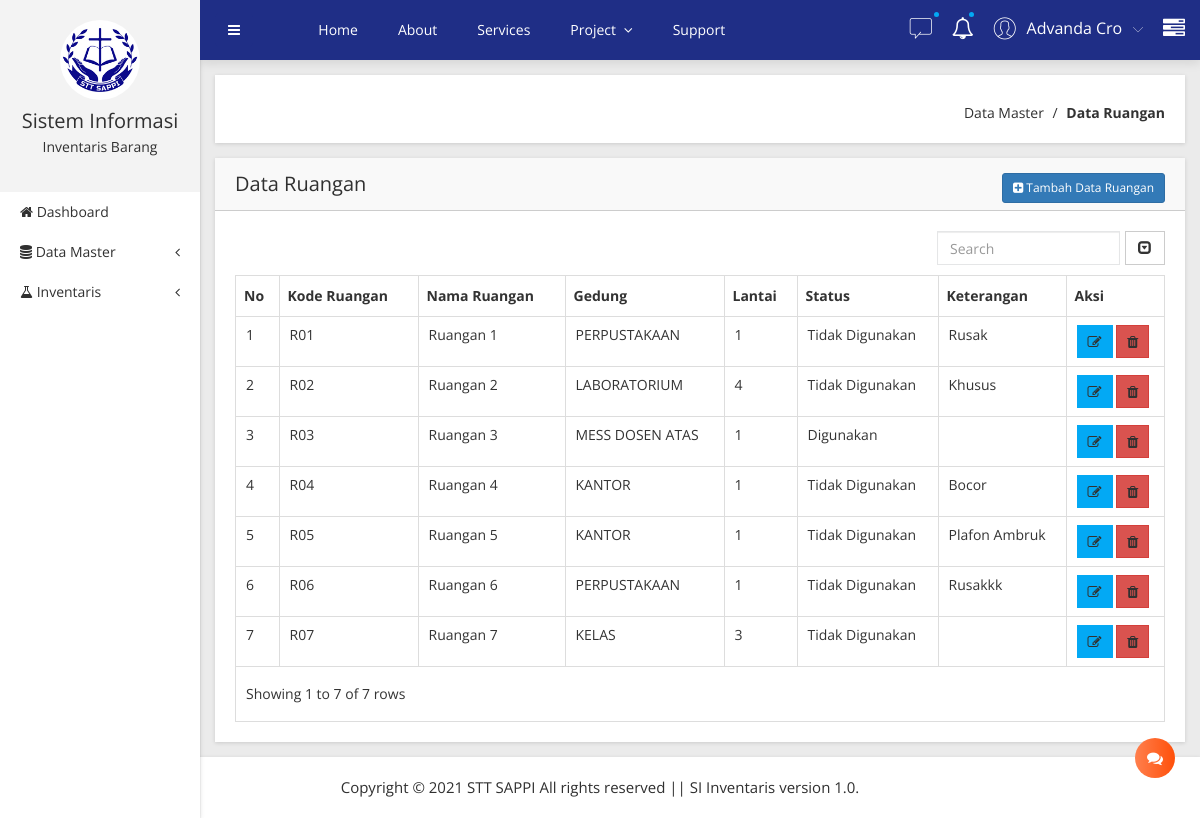
Screenshot of /index.php/ruangan with the database file from the repository.
### tables this page shows
CREATE TABLE `ruangan` (
  `kode_ruangan` varchar(6) NOT NULL,
  `nama_ruangan` varchar(50) NOT NULL,
  `kode_gedung` varchar(6) NOT NULL,
  `lantai` int(3) NOT NULL,
  `status` int(1) NOT NULL,
  `keterangan` varchar(50) DEFAULT NULL
);

CREATE TABLE `gedung` (
  `kode_gedung` varchar(6) NOT NULL,
  `nama_gedung` varchar(50) NOT NULL,
  `jml_ruangan` int(1) NOT NULL,
  `jml_lantai` int(1) NOT NULL
);

### application/controllers/Ruangan.php (called while the page is built, shortened)
<?php
class Ruangan extends CI_Controller
{
  public function __construct()
  {
    $this->load->model('Ruangan_model', 'm_ruangan');
    $this->load->model('Gedung_model', 'm_gedung');
  }
  public function index()
  {
    $data['send_data']['title_web'] = "SI.Inventarisasi";
    $data['send_data']['judul_content'] = "Data Ruangan";
    $data['send_data']['breadcumb1'] = 'Data Master';
    $data['send_data']['breadcumb2'] = 'Data Ruangan';
    $data['ruangan'] = $this->m_ruangan->getAll();
    $this->load->view('template/tamplate', $data);
    $this->load->view('ruangan/index', $data);
    $this->load->view('template/footer');
  }
}

### index.php (called while the page is built, shortened)
<?php
require_once BASEPATH.'core/CodeIgniter.php';

### application/models/Ruangan_Model.php (called while the page is built, shortened)
<?php
class Ruangan_model extends CI_Model
{
  private $table = "ruangan";
  private $tabeljoin = "gedung";
  public function getAll()
  {
    $this->db->join($this->tabeljoin, $this->table . '.kode_gedung=' . $this->tabeljoin . '.kode_gedung');
    return $this->db->get($this->table)->result_array();
  }
}

### application/views/ruangan/index.php (the view, shortened to what this page needs)
<div class="data-table-area mg-b-15">
  <div class="container-fluid">
    <div class="row">
      <div class="col-lg-12">
        <div class="sparkline13-list shadow-reset">
          <div class="sparkline13-hd">
            <div class="main-sparkline13-hd">
              <h1><?= $judul_content; ?></h1>
              <div class="sparkline13-outline-icon">
                <a href="<?= base_url(); ?>ruangan/tambahData" class="btn btn-primary btn-sm"><i class="fa fa-plus-square"></i> Tambah Data Ruangan</a>
              </div>
            </div>
          </div>
          <div class="sparkline13-graph">
            <div class="datatable-dashv1-list custom-datatable-overright">
              <table id="table" data-toggle="table" data-pagination="true" data-search="true" data-show-columns="false" data-show-pagination-switch="true" data-show-refresh="false" data-key-events="true" data-show-toggle="false" data-resizable="true" data-cookie="true" data-cookie-id-table="saveId" data-show-export="false" data-click-to-select="true" data-toolbar="#toolbar">
                <thead>
                  <tr>
                    <th>No</th>
                    <th>Kode Ruangan</th>
                    <th>Nama Ruangan</th>
                    <th>Gedung</th>
                    <th>Lantai</th>
                    <th>Status</th>
                    <th>Keterangan</th>
                    <th>Aksi</th>
                  </tr>
                </thead>
                <tbody>
                  <?php $no = 1;
                  foreach ($ruangan as $r) : ?>
                    <tr>
                      <td><?= $no++; ?></td>
                      <td><?= $r['kode_ruangan']; ?></td>
                      <td><?= $r['nama_ruangan']; ?></td>
                      <td><?= $r['nama_gedung']; ?></td>
                      <td><?= $r['lantai']; ?></td>
                      <td>
                        <?php if ($r['status'] == 1) {
                          echo 'Digunakan';
                        } else {
                          echo 'Tidak Digunakan';
                        } ?>
                      </td>
                      <td><?= $r['keterangan']; ?></td>
                      <td>
                        <a href="<?= base_url(); ?>ruangan/editData/<?= $r['kode_ruangan']; ?>" class="btn btn-primary btn-sm"><i class="fa fa-edit"></i></a>
                        <a href="<?= base_url(); ?>ruangan/hapusData/<?= $r['kode_ruangan']; ?>" id="btn-hapus" class="btn btn-danger btn-sm"><i class="fa fa-trash"></i></a>
                      </td>
                    </tr>
                  <?php endforeach; ?>
                </tbody>
              </table>
            </div>
          </div>
        </div>
      </div>
    </div>
  </div>
</div>

### rows the page displays
ruangan: kode_ruangan "R01", nama_ruangan "Ruangan 1", kode_gedung.nama_gedung "PERPUSTAKAAN", lantai "1", status "Tidak Digunakan", keterangan "Rusak"
ruangan: kode_ruangan "R02", nama_ruangan "Ruangan 2", kode_gedung.nama_gedung "LABORATORIUM", lantai "4", status "Tidak Digunakan", keterangan "Khusus"
ruangan: kode_ruangan "R03", nama_ruangan "Ruangan 3", kode_gedung.nama_gedung "MESS DOSEN ATAS", lantai "1", status "Digunakan"
ruangan: kode_ruangan "R04", nama_ruangan "Ruangan 4", kode_gedung.nama_gedung "KANTOR", lantai "1", status "Tidak Digunakan", keterangan "Bocor"
ruangan: kode_ruangan "R05", nama_ruangan "Ruangan 5", kode_gedung.nama_gedung "KANTOR", lantai "1", status "Tidak Digunakan", keterangan "Plafon Ambruk"
ruangan: kode_ruangan "R06", nama_ruangan "Ruangan 6", kode_gedung.nama_gedung "PERPUSTAKAAN", lantai "1", status "Tidak Digunakan", keterangan "Rusakkk"
ruangan: kode_ruangan "R07", nama_ruangan "Ruangan 7", kode_gedung.nama_gedung "KELAS", lantai "3", status "Tidak Digunakan"

### other values shown
$breadcumb1 "Data Master"
$breadcumb2 "Data Ruangan"
$judul_content "Data Ruangan"
